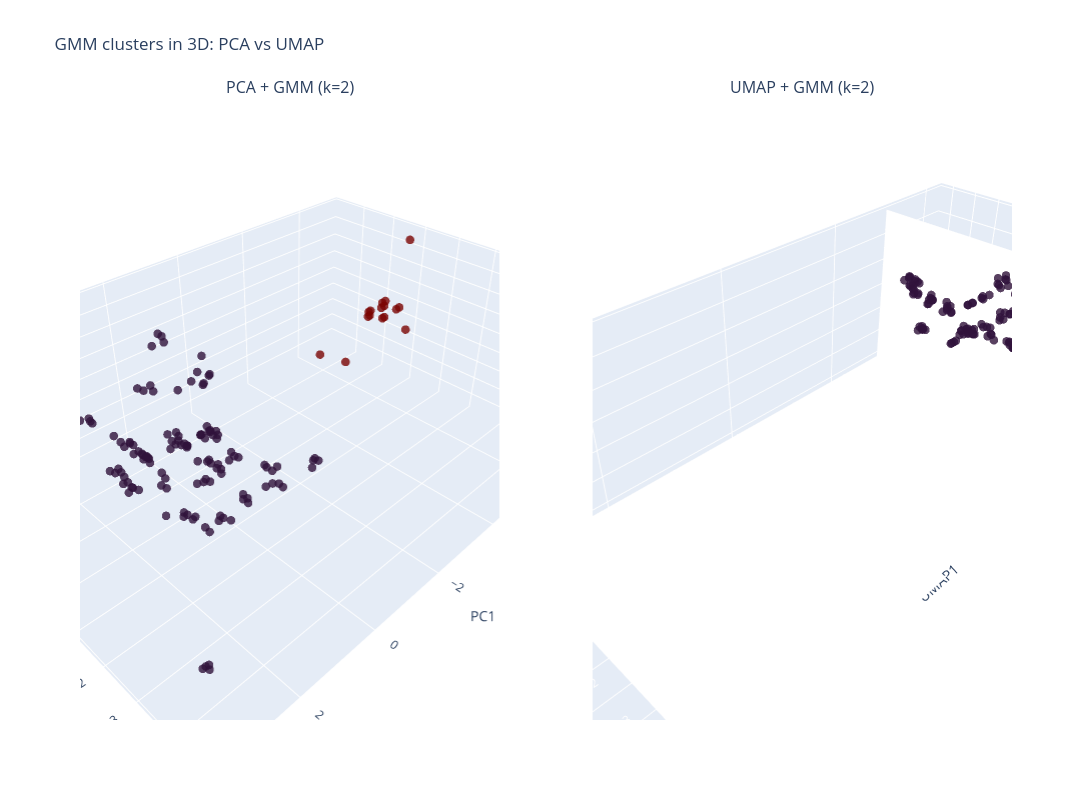

Write notebook code for a chart like this one.
### Code cell
X_pca_arr  = np.asarray(X_pca)
X_umap_arr = np.asarray(X_umap)

fig_3d = make_subplots(rows=1, cols=2, specs=[[{'type': 'scene'}, {'type': 'scene'}]], subplot_titles=(f"PCA + GMM (k={len(np.unique(labels_pca))})", f"UMAP + GMM (k={len(np.unique(labels_umap))})"))

fig_3d.add_trace(go.Scatter3d(x=X_pca_arr[:, 0], y=X_pca_arr[:, 1], z=X_pca_arr[:, 2], mode='markers', marker=dict(color=labels_pca, colorscale='turbo', size=5, opacity=0.8), showlegend=False), row=1, col=1)
fig_3d.add_trace(go.Scatter3d(x=X_umap_arr[:, 0], y=X_umap_arr[:, 1], z=X_umap_arr[:, 2], mode='markers', marker=dict(color=labels_umap, colorscale='turbo', size=5, opacity=0.8), showlegend=False), row=1, col=2)

fig_3d.update_layout(
    title_text="GMM clusters in 3D: PCA vs UMAP",
    height=800, width=1400,
    scene1=dict(xaxis_title='PC1', yaxis_title='PC2', zaxis_title='PC3'),
    scene2=dict(xaxis_title='UMAP1', yaxis_title='UMAP2', zaxis_title='UMAP3')
)
fig_3d.write_json('cluster_output/plot_gmm_comparison_3d.json')
fig_3d.show()

### Figure 1 — Plotly figure (JSON) as saved in the notebook; plotly's stock layout.template omitted (floating-point values rounded to 4 significant figures; data arrays with more than 128 entries replaced by an {"elided": "..."} marker saying what was removed)
{"data": [{"marker": {"color": {"elided": "151 int values"}, "colorscale": [[0, "#30123b"], [0.07143, "#4145ab"], [0.1429, "#4675ed"], [0.2143, "#39a2fc"], [0.2857, "#1bcfd4"], [0.3571, "#24eca6"], [0.4286, "#61fc6c"], [0.5, "#a4fc3b"], [0.5714, "#d1e834"], [0.6429, "#f3c63a"], [0.7143, "#fe9b2d"], [0.7857, "#f36315"], [0.8571, "#d93806"], [0.9286, "#b11901"], [1, "#7a0402"]], "opacity": 0.8, "size": 5}, "mode": "markers", "scene": "scene", "showlegend": false, "type": "scatter3d", "x": {"elided": "151 float values"}, "y": {"elided": "151 float values"}, "z": {"elided": "151 float values"}}, {"marker": {"color": {"elided": "151 int values"}, "colorscale": [[0, "#30123b"], [0.07143, "#4145ab"], [0.1429, "#4675ed"], [0.2143, "#39a2fc"], [0.2857, "#1bcfd4"], [0.3571, "#24eca6"], [0.4286, "#61fc6c"], [0.5, "#a4fc3b"], [0.5714, "#d1e834"], [0.6429, "#f3c63a"], [0.7143, "#fe9b2d"], [0.7857, "#f36315"], [0.8571, "#d93806"], [0.9286, "#b11901"], [1, "#7a0402"]], "opacity": 0.8, "size": 5}, "mode": "markers", "scene": "scene2", "showlegend": false, "type": "scatter3d", "x": {"elided": "151 float values"}, "y": {"elided": "151 float values"}, "z": {"elided": "151 float values"}}], "layout": {"annotations": [{"font": {"size": 16}, "showarrow": false, "text": "PCA + GMM (k=2)", "x": 0.225, "xanchor": "center", "xref": "paper", "y": 1, "yanchor": "bottom", "yref": "paper"}, {"font": {"size": 16}, "showarrow": false, "text": "UMAP + GMM (k=2)", "x": 0.775, "xanchor": "center", "xref": "paper", "y": 1, "yanchor": "bottom", "yref": "paper"}], "height": 800, "scene": {"domain": {"x": [0, 0.45], "y": [0, 1]}, "xaxis": {"title": {"text": "PC1"}}, "yaxis": {"title": {"text": "PC2"}}, "zaxis": {"title": {"text": "PC3"}}}, "scene2": {"domain": {"x": [0.55, 1], "y": [0, 1]}, "xaxis": {"title": {"text": "UMAP1"}}, "yaxis": {"title": {"text": "UMAP2"}}, "zaxis": {"title": {"text": "UMAP3"}}}, "title": {"text": "GMM clusters in 3D: PCA vs UMAP"}, "width": 1400}}
